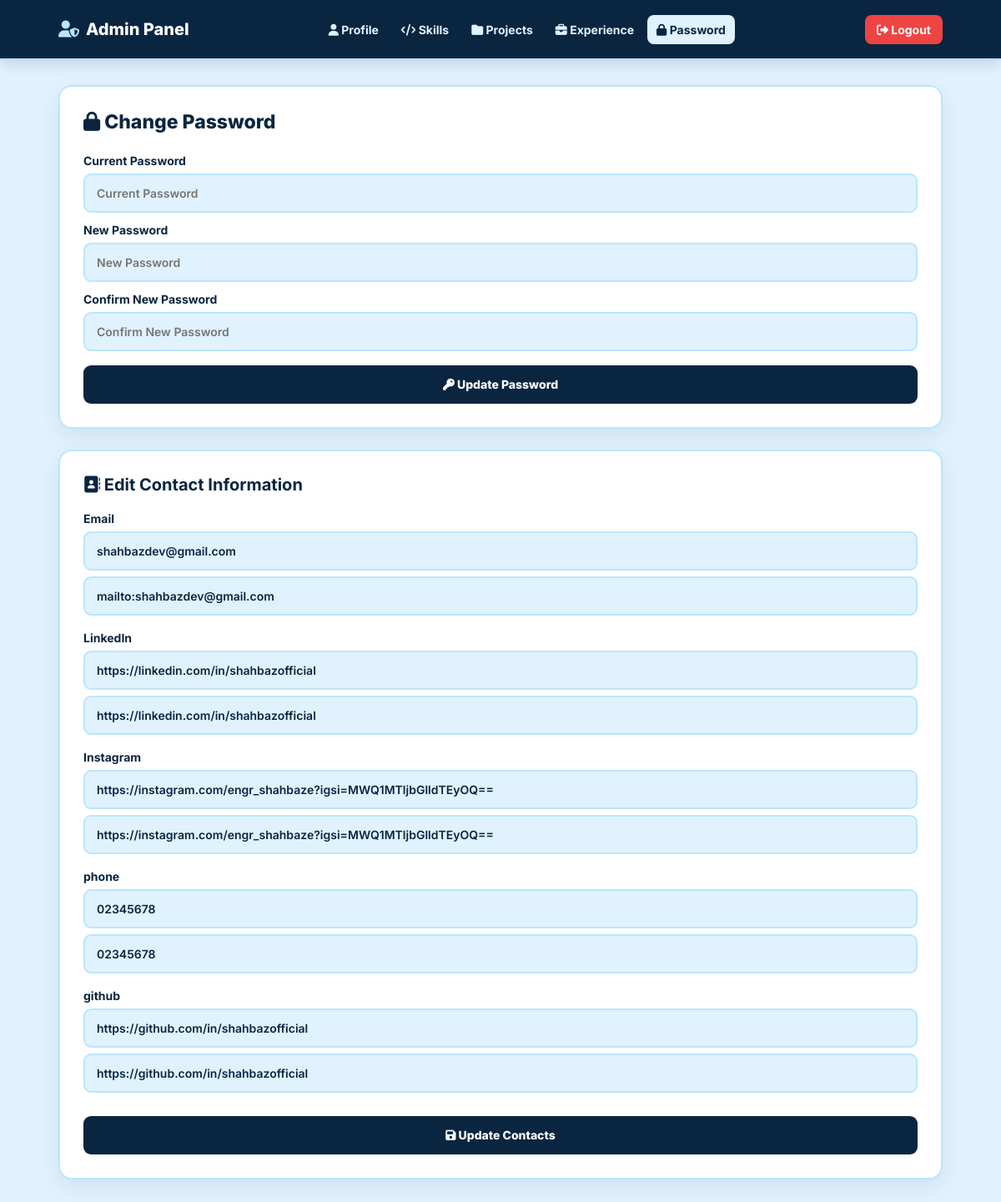
Screenshot of /admin/dashboard.php?tab=password (signed in) with the database file from the repository.
### tables this page shows
CREATE TABLE `contact` (
  `id` int(10) UNSIGNED NOT NULL,
  `type` varchar(100) NOT NULL,
  `value` varchar(255) NOT NULL,
  `link` varchar(500) DEFAULT NULL
);

### admin/includes/functions.php (called while the page is built, shortened)
<?php
function getContact($conn){
    return $conn->query("SELECT * FROM contact ORDER BY id ASC");
}
?>

### admin/dashboard.php (the view, shortened to what this page needs)
<?php
require_once 'includes/functions.php';
$active_tab = $_GET['tab'] ?? 'info';
?>
<!DOCTYPE html>
<html lang="en">
<head>
<link
    rel="stylesheet"
    href="https://cdnjs.cloudflare.com/ajax/libs/font-awesome/6.5.2/css/all.min.css"
>
</head>
<body>
<header class="header">
    <div class="container nav">
        <div class="logo">
            <i class="fa-solid fa-user-shield"></i>
            Admin Panel
        </div>
        <ul class="nav-menu" id="navMenu">
            <li>
                <a
                    href="?tab=info"
                    class="<?= $active_tab == 'info' ? 'active' : '' ?>"
                >
                    <i class="fa-solid fa-user"></i>
                    Profile
                </a>
            </li>
            <li>
                <a
                    href="?tab=skills"
                    class="<?= $active_tab == 'skills' ? 'active' : '' ?>"
                >
                    <i class="fa-solid fa-code"></i>
                    Skills
                </a>
            </li>
            <li>
                <a
                    href="?tab=projects"
                    class="<?= $active_tab == 'projects' ? 'active' : '' ?>"
                >
                    <i class="fa-solid fa-folder"></i>
                    Projects
                </a>
            </li>
            <li>
                <a
                    href="?tab=experience"
                    class="<?= $active_tab == 'experience' ? 'active' : '' ?>"
                >
                    <i class="fa-solid fa-briefcase"></i>
                    Experience
                </a>
            </li>
            <li>
                <a
                    href="?tab=password"
                    class="<?= $active_tab == 'password' ? 'active' : '' ?>"
                >
                    <i class="fa-solid fa-lock"></i>
                    Password
                </a>
            </li>
        </ul>
        <a
            href="logout.php"
            class="logout"
            id="logoutButton"
        >
            <i class="fa-solid fa-right-from-bracket"></i>
            Logout
        </a>
    </div>
</header>
<div class="container content">
    <div class="box">
        <div
            class="tab-content <?= $active_tab == 'password' ? 'active' : '' ?>"
        >
            <h2>
                <i class="fa-solid fa-lock"></i>
                Change Password
            </h2>
            <form method="POST">
                <label>Current Password</label>
                <input
                    type="password"
                    name="current_pass"
                    placeholder="Current Password"
                    required
                >
                <label>New Password</label>
                <input
                    type="password"
                    name="new_pass"
                    placeholder="New Password"
                    required
                >
                <label>Confirm New Password</label>
                <input
                    type="password"
                    name="confirm_pass"
                    placeholder="Confirm New Password"
                    required
                >
                <button
                    type="submit"
                    class="btn"
                    name="change_pass"
                >
                    <i class="fa-solid fa-key"></i>
                    Update Password
                </button>
            </form>
        </div>
    </div>
    <div class="card contact-card">
        <h3>
            <i class="fa-solid fa-address-book"></i>
            Edit Contact Information
        </h3>
        <?php
        $contact = getContact($conn);
        ?>
        <form method="POST">
            <?php while ($c = $contact->fetch_assoc()): ?>
                <div class="contact-group">
                    <label>
                        <?= htmlspecialchars($c['type']) ?>
                    </label>
                    <input
                        type="text"
                        name="value[]"
                        value="<?= htmlspecialchars($c['value']) ?>"
                        placeholder="Display Text"
                        required
                    >
                    <input
                        type="text"
                        name="link[]"
                        value="<?= htmlspecialchars($c['link']) ?>"
                        placeholder="Link: mailto: or https://"
                        required
                    >
                </div>
            <?php endwhile; ?>
            <button
                type="submit"
                name="update_contact"
                class="btn"
            >
                <i class="fa-solid fa-save"></i>
                Update Contacts
            </button>
        </form>
    </div>
</div>
</body>
</html>

### admin/dashboard.php (style rules this page uses)
:root { --navy: #0a2540; --navy-light: #123b63; --blue: #1e3a8a; --baby: #e0f2fe; --baby-dark: #bae6fd; --text-dark: #0a2540; --text-muted: #526579; --white: #ffffff; --danger: #ef4444; --success: #22c55e; --shadow: 0 8px 25px rgba(10, 37, 64, 0.08); }
* { box-sizing: border-box; }
html { scroll-behavior: smooth; }
body { margin: 0; background: var(--baby); color: var(--text-dark); font-family: 'Inter', sans-serif; min-height: 100vh; overflow-x: hidden; }
a { -webkit-tap-highlight-color: transparent; }
.container { width: 100%; max-width: 1100px; margin: 0 auto; padding-left: 20px; padding-right: 20px; }
.header { background: var(--navy); border-bottom: 2px solid var(--baby-dark); position: sticky; top: 0; z-index: 1000; box-shadow: 0 4px 15px rgba(10, 37, 64, 0.15); }
.nav { min-height: 70px; display: flex; align-items: center; justify-content: space-between; gap: 20px; padding-top: 10px; padding-bottom: 10px; }
.logo { font-size: 20px; font-weight: 800; color: var(--white); white-space: nowrap; display: flex; align-items: center; gap: 8px; }
.logo i { color: var(--baby-dark); }
.nav-menu { list-style: none; display: flex; align-items: center; justify-content: center; gap: 5px; margin: 0; padding: 0; }
.nav-menu li { margin: 0; }
.nav-menu a { color: var(--baby); text-decoration: none; font-weight: 700; font-size: 14px; padding: 9px 11px; border-radius: 8px; display: block; transition: 0.25s ease; white-space: nowrap; }
.nav-menu a.active, .nav-menu a:hover { background: var(--baby); color: var(--navy); }
.logout { color: var(--white); text-decoration: none; background: var(--danger); padding: 9px 14px; border-radius: 8px; font-weight: 700; font-size: 14px; white-space: nowrap; transition: 0.25s ease; }
.content { padding-top: 30px; padding-bottom: 40px; }
.box, .card { background: var(--white); padding: 28px; border-radius: 16px; border: 2px solid var(--baby-dark); box-shadow: var(--shadow); width: 100%; }
.tab-content { display: none; }
.tab-content.active { display: block; animation: fadeIn 0.35s ease; }
.box h2 { color: var(--navy); margin-top: 0; margin-bottom: 22px; font-size: 23px; line-height: 1.3; font-weight: 800; }
.box h3, .card h3 { color: var(--navy); font-size: 16px; font-weight: 700; }
form { width: 100%; }
input, textarea { width: 100%; padding: 13px 14px; margin: 7px 0; background: var(--baby); border: 2px solid var(--baby-dark); color: var(--text-dark); border-radius: 9px; font-family: inherit; font-size: 14px; font-weight: 600; transition: 0.25s ease; display: block; }
label { display: block; font-size: 14px; color: var(--navy); font-weight: 700; margin-top: 12px; }
.btn { padding: 13px 16px; background: var(--navy); color: var(--white); border: none; font-family: inherit; font-size: 14px; font-weight: 800; border-radius: 9px; cursor: pointer; width: 100%; margin-top: 10px; min-height: 46px; transition: 0.25s ease; }
.contact-card { margin-top: 25px; }
.contact-card h3 { margin-top: 0; margin-bottom: 20px; font-size: 20px; }
.contact-group { margin-bottom: 18px; }
.contact-group label { margin-bottom: 4px; }

### rows the page displays
contact: type "Email", value "shahbazdev@gmail.com", link "mailto:shahbazdev@gmail.com"
contact: type "LinkedIn", value "https://linkedin.com/in/shahbazofficial", link "https://linkedin.com/in/shahbazofficial"
contact: type "Instagram", value "https://instagram.com/engr_shahbaze?igsi=MWQ1MTljbGlldTEyOQ==", link "https://instagram.com/engr_shahbaze?igsi=MWQ1MTljbGlldTEyOQ=="
contact: type "phone", value "02345678", link "02345678"
contact: type "github", value "https://github.com/in/shahbazofficial", link "https://github.com/in/shahbazofficial"
